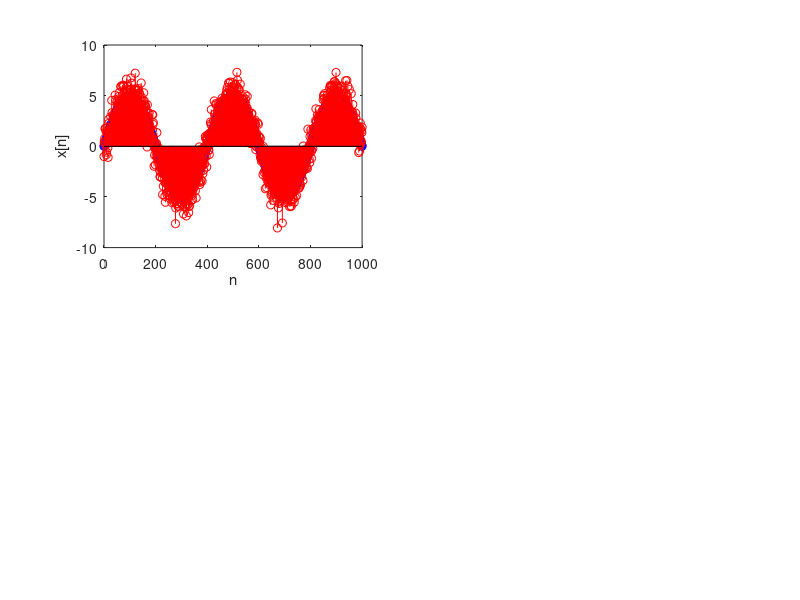

Write the MATLAB code that produced this figure. (Note: this script raises an error after producing the figure.)
% user defined parameters
lenx = 2000;
M = 51;
w0 = pi/200;

N0 = lenx+1;
discrete_grid = -lenx:lenx;

% impulse response
delta_n = zeros(size(discrete_grid));
delta_n(N0) = 1;
imp_resp = zeros(size(discrete_grid));
for i=0:M-1
    imp_resp(i+N0) = 1/M;
end

s = zeros(size(discrete_grid));
x = zeros(size(discrete_grid));
for i=0:1000
    s(i+N0) = 5*sin(w0*i);
    x(i+N0) = s(i+N0) + randn();
end

figure();
subplot (2,2,1);
stem(0:1000,s(N0:N0+1000),"blue");
hold on;
stem(0:1000,x(N0:N0+1000),"red");

xlabel("n");
ylabel("x[n]");
title("noised sine wave, M="+num2str(M));
grid on;

filtered_x = conv(x,imp_resp,"full");

subplot (2,2,3);
stem(-500:1500,s(N0-500:N0+1500),"blue");
hold on;
stem(-500:1500,filtered_x(3501:5501),"green");
xlabel("n");
ylabel("y(x[n])");
title("filtered noisy sine wave, M="+num2str(M));
grid on;

w=-10:0.01:10;
DT_F1 = DT_Fourier(x,lenx+1,w);
DT_F2 = DT_Fourier(filtered_x,2*lenx+1,w);

%plots
subplot(2,2,2);
plot(w,abs(DT_F1),"blue");
xlabel("w");
ylabel("|DTFT(x)|");
title("Magnitude spectrum of DTFT of noisy sine wave");
grid on;

subplot(2,2,4);
plot(w,abs(DT_F2),"blue");
xlabel("w");
ylabel("|DTFT(filetered_x)|");
title("Magnitude spectrum of DTFT of filtered sine wave");
grid on;

